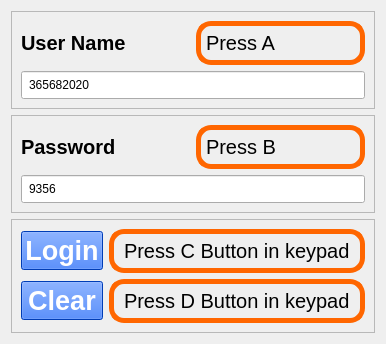
      <widget class="QWidget" name="LoginPage_0">
       <layout class="QVBoxLayout" name="verticalLayout_4">
        <item>
         <widget class="QFrame" name="frame">
          <property name="frameShape">
           <enum>QFrame::StyledPanel</enum>
          </property>
          <property name="frameShadow">
           <enum>QFrame::Raised</enum>
          </property>
          <layout class="QVBoxLayout" name="verticalLayout_2">
           <item>
            <layout class="QHBoxLayout" name="horizontalLayout">
             <item>
              <widget class="QLabel" name="username_label">
               <property name="font">
                <font>
                 <pointsize>15</pointsize>
                 <weight>75</weight>
                 <bold>true</bold>
                </font>
               </property>
               <property name="text">
                <string>User Name</string>
               </property>
              </widget>
             </item>
             <item>
              <widget class="QPushButton" name="username_Focus_Loginpage">
               <property name="font">
                <font>
                 <pointsize>15</pointsize>
                 <weight>50</weight>
                 <bold>false</bold>
                 <strikeout>false</strikeout>
                 <stylestrategy>PreferDefault</stylestrategy>
                </font>
               </property>
               <property name="styleSheet">
                <string notr="true">QPushButton {
    border: 5px solid #ff6600; 
    border-radius: 15px; 
    padding: 5px; 
	color:black;
text-align: left;
}
</string>
               </property>
               <property name="text">
                <string>Press A</string>
               </property>
               <property name="shortcut">
                <string>Alt+A</string>
               </property>
              </widget>
             </item>
            </layout>
           </item>
           <item>
            <widget class="QLineEdit" name="userName_lineEdit">
             <property name="focusPolicy">
              <enum>Qt::StrongFocus</enum>
             </property>
             <property name="styleSheet">
              <string notr="true">QLineEdit{
	padding: 5px;
}</string>
             </property>
             <property name="inputMethodHints">
              <set>Qt::ImhNone</set>
             </property>
             <property name="text">
              <string>365682020</string>
             </property>
             <property name="readOnly">
              <bool>false</bool>
             </property>
             <property name="placeholderText">
              <string>Enter user name.</string>
             </property>
            </widget>
           </item>
          </layout>
         </widget>
        </item>
        <item>
         <widget class="QFrame" name="frame_2">
          <property name="frameShape">
           <enum>QFrame::StyledPanel</enum>
          </property>
          <property name="frameShadow">
           <enum>QFrame::Raised</enum>
          </property>
          <layout class="QVBoxLayout" name="verticalLayout_3">
           <item>
            <layout class="QHBoxLayout" name="horizontalLayout_2">
             <item>
              <widget class="QLabel" name="password_label">
               <property name="font">
                <font>
                 <pointsize>15</pointsize>
                 <weight>75</weight>
                 <bold>true</bold>
                </font>
               </property>
               <property name="text">
                <string>Password </string>
               </property>
              </widget>
             </item>
             <item>
              <widget class="QPushButton" name="password_Focus_Loginpage">
               <property name="font">
                <font>
                 <pointsize>15</pointsize>
                 <weight>50</weight>
                 <bold>false</bold>
                 <strikeout>false</strikeout>
                 <stylestrategy>PreferDefault</stylestrategy>
                </font>
               </property>
               <property name="styleSheet">
                <string notr="true">QPushButton {
    border: 5px solid #ff6600; 
    border-radius: 15px; 
    padding: 5px; 
	color:black;
text-align: left;
}
</string>
               </property>
               <property name="text">
                <string>Press B</string>
               </property>
               <property name="shortcut">
                <string>Alt+B</string>
               </property>
              </widget>
             </item>
            </layout>
           </item>
           <item>
            <widget class="QLineEdit" name="password_lineEdit">
             <property name="styleSheet">
              <string notr="true">QLineEdit{
	padding: 5px;
}</string>
             </property>
             <property name="text">
              <string>9356</string>
             </property>
             <property name="placeholderText">
              <string>Enter password.</string>
             </property>
            </widget>
           </item>
          </layout>
         </widget>
        </item>
        <item>
         <widget class="QFrame" name="frame_3">
          <property name="frameShape">
           <enum>QFrame::StyledPanel</enum>
          </property>
          <property name="frameShadow">
           <enum>QFrame::Raised</enum>
          </property>
          <layout class="QVBoxLayout" name="verticalLayout_5">
           <item>
            <layout class="QHBoxLayout" name="horizontalLayout_3">
             <item>
              <widget class="QPushButton" name="login_pushButton">
               <property name="font">
                <font>
                 <pointsize>20</pointsize>
                 <weight>75</weight>
                 <bold>true</bold>
                </font>
               </property>
               <property name="styleSheet">
                <string notr="true">QPushButton {
	background: rgb(0, 85, 255);
	color:  white;
}

QPushButton :hover{
	background: rgba(0, 85, 255, 200);
}

QPushButton :pressed{
	background: rgba(0, 85, 255, 200);
}</string>
               </property>
               <property name="text">
                <string>Login</string>
               </property>
               <property name="shortcut">
                <string>Alt+C</string>
               </property>
              </widget>
             </item>
             <item>
              <widget class="QLabel" name="temp_label">
               <property name="sizePolicy">
                <sizepolicy hsizetype="Preferred" vsizetype="Fixed">
                 <horstretch>0</horstretch>
                 <verstretch>0</verstretch>
                </sizepolicy>
               </property>
               <property name="font">
                <font>
                 <pointsize>15</pointsize>
                </font>
               </property>
               <property name="styleSheet">
                <string notr="true">QLabel {
    border: 5px solid #ff6600; 
    border-radius: 15px; 
    padding: 5px; 
	color:black;
}
</string>
               </property>
               <property name="text">
                <string>Press C Button in keypad</string>
               </property>
              </widget>
             </item>
            </layout>
           </item>
           <item>
            <layout class="QHBoxLayout" name="horizontalLayout_4">
             <item>
              <widget class="QPushButton" name="clear_pushButton">
               <property name="font">
                <font>
                 <pointsize>20</pointsize>
                 <weight>75</weight>
                 <bold>true</bold>
                </font>
               </property>
               <property name="styleSheet">
                <string notr="true">QPushButton {
	background: rgb(0, 85, 255);
	color:  white;
}

QPushButton :hover{
	background: rgba(0, 85, 255, 200);
}

QPushButton :pressed{
	background: rgba(0, 85, 255, 200);
}</string>
               </property>
               <property name="text">
                <string>Clear</string>
               </property>
               <property name="shortcut">
                <string>Alt+D</string>
               </property>
              </widget>
             </item>
             <item>
              <widget class="QLabel" name="clearPushButtonKeypad_label">
               <property name="sizePolicy">
                <sizepolicy hsizetype="Preferred" vsizetype="Fixed">
                 <horstretch>0</horstretch>
                 <verstretch>0</verstretch>
                </sizepolicy>
               </property>
               <property name="font">
                <font>
                 <pointsize>15</pointsize>
                </font>
               </property>
               <property name="styleSheet">
                <string notr="true">QLabel {
    border: 5px solid #ff6600; 
    border-radius: 15px; 
    padding: 5px; 
	color:black;
}
</string>
               </property>
               <property name="text">
                <string>Press D Button in keypad</string>
               </property>
              </widget>
             </item>
            </layout>
           </item>
          </layout>
         </widget>
        </item>
       </layout>
      </widget>
